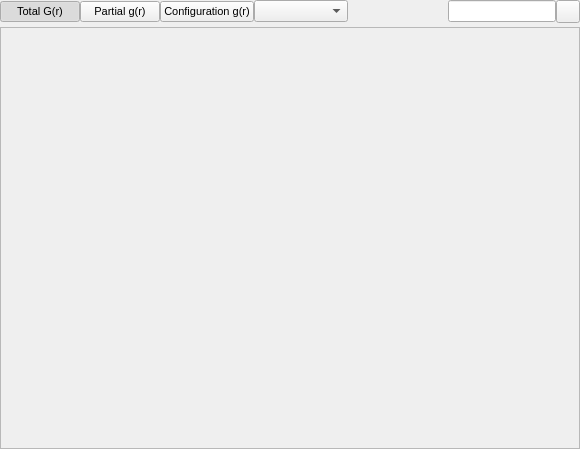
<?xml version="1.0" encoding="UTF-8"?>
<ui version="4.0">
 <class>RDFModuleWidget</class>
 <widget class="QWidget" name="RDFModuleWidget">
  <property name="geometry">
   <rect>
    <x>0</x>
    <y>0</y>
    <width>580</width>
    <height>449</height>
   </rect>
  </property>
  <property name="sizePolicy">
   <sizepolicy hsizetype="Expanding" vsizetype="Expanding">
    <horstretch>0</horstretch>
    <verstretch>0</verstretch>
   </sizepolicy>
  </property>
  <property name="font">
   <font>
    <pointsize>8</pointsize>
   </font>
  </property>
  <property name="windowTitle">
   <string>RDF Controls</string>
  </property>
  <layout class="QVBoxLayout" name="verticalLayout">
   <property name="spacing">
    <number>4</number>
   </property>
   <property name="leftMargin">
    <number>0</number>
   </property>
   <property name="topMargin">
    <number>0</number>
   </property>
   <property name="rightMargin">
    <number>0</number>
   </property>
   <property name="bottomMargin">
    <number>0</number>
   </property>
   <item>
    <layout class="QHBoxLayout" name="horizontalLayout">
     <property name="spacing">
      <number>0</number>
     </property>
     <item>
      <widget class="QPushButton" name="TotalsButton">
       <property name="toolTip">
        <string>Show the total G(r) formed from summation over all target configurations</string>
       </property>
       <property name="text">
        <string>Total G(r)</string>
       </property>
       <property name="checkable">
        <bool>true</bool>
       </property>
       <property name="checked">
        <bool>true</bool>
       </property>
       <property name="autoExclusive">
        <bool>true</bool>
       </property>
      </widget>
     </item>
     <item>
      <widget class="QPushButton" name="SummedPartialsButton">
       <property name="toolTip">
        <string>Show the partial g(r) formed from summation over all target configurations</string>
       </property>
       <property name="text">
        <string>Partial g(r)</string>
       </property>
       <property name="checkable">
        <bool>true</bool>
       </property>
       <property name="checked">
        <bool>false</bool>
       </property>
       <property name="autoExclusive">
        <bool>true</bool>
       </property>
      </widget>
     </item>
     <item>
      <widget class="QPushButton" name="ConfigurationPartialsButton">
       <property name="toolTip">
        <string>Show the partial g(r) from a single configuration</string>
       </property>
       <property name="text">
        <string>Configuration g(r)</string>
       </property>
       <property name="checkable">
        <bool>true</bool>
       </property>
       <property name="autoExclusive">
        <bool>true</bool>
       </property>
      </widget>
     </item>
     <item>
      <widget class="QComboBox" name="ConfigurationTargetCombo">
       <property name="sizePolicy">
        <sizepolicy hsizetype="Expanding" vsizetype="Fixed">
         <horstretch>0</horstretch>
         <verstretch>0</verstretch>
        </sizepolicy>
       </property>
      </widget>
     </item>
     <item>
      <spacer name="horizontalSpacer">
       <property name="orientation">
        <enum>Qt::Horizontal</enum>
       </property>
       <property name="sizeHint" stdset="0">
        <size>
         <width>40</width>
         <height>20</height>
        </size>
       </property>
      </spacer>
     </item>
     <item>
      <widget class="QLabel" name="FilterIcon">
       <property name="sizePolicy">
        <sizepolicy hsizetype="Minimum" vsizetype="Minimum">
         <horstretch>0</horstretch>
         <verstretch>0</verstretch>
        </sizepolicy>
       </property>
       <property name="maximumSize">
        <size>
         <width>16</width>
         <height>16</height>
        </size>
       </property>
       <property name="text">
        <string/>
       </property>
       <property name="pixmap">
        <pixmap resource="../../../gui/main.qrc">:/general/icons/general_filter.svg</pixmap>
       </property>
       <property name="scaledContents">
        <bool>true</bool>
       </property>
      </widget>
     </item>
     <item>
      <widget class="QLineEdit" name="FilterEdit">
       <property name="toolTip">
        <string>Filter displayed partials by text / atomtype</string>
       </property>
      </widget>
     </item>
     <item>
      <widget class="QToolButton" name="ClearFilterButton">
       <property name="toolTip">
        <string>Clear partial filter</string>
       </property>
       <property name="text">
        <string/>
       </property>
       <property name="icon">
        <iconset resource="../../../gui/main.qrc">
         <normaloff>:/general/icons/general_cross.svg</normaloff>:/general/icons/general_cross.svg</iconset>
       </property>
      </widget>
     </item>
    </layout>
   </item>
   <item>
    <widget class="QFrame" name="RDFPlotFrame">
     <property name="sizePolicy">
      <sizepolicy hsizetype="Expanding" vsizetype="Expanding">
       <horstretch>6</horstretch>
       <verstretch>0</verstretch>
      </sizepolicy>
     </property>
     <property name="acceptDrops">
      <bool>true</bool>
     </property>
     <property name="frameShape">
      <enum>QFrame::StyledPanel</enum>
     </property>
     <property name="frameShadow">
      <enum>QFrame::Sunken</enum>
     </property>
     <layout class="QVBoxLayout" name="verticalLayout_3">
      <property name="spacing">
       <number>0</number>
      </property>
      <property name="leftMargin">
       <number>0</number>
      </property>
      <property name="topMargin">
       <number>0</number>
      </property>
      <property name="rightMargin">
       <number>0</number>
      </property>
      <property name="bottomMargin">
       <number>0</number>
      </property>
      <item>
       <widget class="DataWidget" name="RDFPlotWidget" native="true">
        <property name="sizePolicy">
         <sizepolicy hsizetype="Expanding" vsizetype="Expanding">
          <horstretch>0</horstretch>
          <verstretch>0</verstretch>
         </sizepolicy>
        </property>
       </widget>
      </item>
     </layout>
    </widget>
   </item>
  </layout>
 </widget>
 <customwidgets>
  <customwidget>
   <class>DataWidget</class>
   <extends>QWidget</extends>
   <header>gui/datawidget.h</header>
   <container>1</container>
  </customwidget>
 </customwidgets>
 <resources>
  <include location="../../../gui/main.qrc"/>
 </resources>
 <connections/>
</ui>
